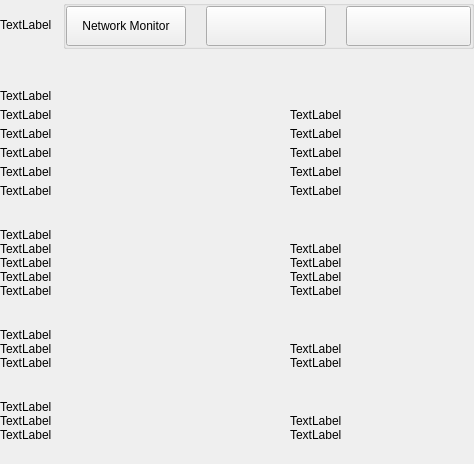
<?xml version="1.0" encoding="UTF-8"?>
<ui version="4.0">
 <class>SettingsInformationWidget</class>
 <widget class="QWidget" name="SettingsInformationWidget">
  <property name="geometry">
   <rect>
    <x>0</x>
    <y>0</y>
    <width>474</width>
    <height>464</height>
   </rect>
  </property>
  <property name="windowTitle">
   <string>Form</string>
  </property>
  <layout class="QVBoxLayout" name="verticalLayout">
   <property name="spacing">
    <number>0</number>
   </property>
   <property name="leftMargin">
    <number>0</number>
   </property>
   <property name="topMargin">
    <number>0</number>
   </property>
   <property name="rightMargin">
    <number>0</number>
   </property>
   <property name="bottomMargin">
    <number>0</number>
   </property>
   <item>
    <widget class="QWidget" name="left" native="true">
     <layout class="QVBoxLayout" name="verticalLayout_3">
      <property name="leftMargin">
       <number>0</number>
      </property>
      <property name="topMargin">
       <number>0</number>
      </property>
      <property name="rightMargin">
       <number>0</number>
      </property>
      <property name="bottomMargin">
       <number>0</number>
      </property>
      <item>
       <layout class="QVBoxLayout" name="verticalLayout_2">
        <property name="spacing">
         <number>0</number>
        </property>
        <item>
         <layout class="QHBoxLayout" name="horizontalLayout_3">
          <property name="spacing">
           <number>0</number>
          </property>
          <item>
           <widget class="QLabel" name="labelTitle">
            <property name="text">
             <string>TextLabel</string>
            </property>
           </widget>
          </item>
          <item>
           <spacer name="horizontalSpacer">
            <property name="orientation">
             <enum>Qt::Horizontal</enum>
            </property>
            <property name="sizeHint" stdset="0">
             <size>
              <width>40</width>
              <height>20</height>
             </size>
            </property>
           </spacer>
          </item>
          <item>
           <widget class="QGroupBox" name="groupBox">
            <property name="title">
             <string/>
            </property>
            <layout class="QHBoxLayout" name="horizontalLayout_4">
             <property name="spacing">
              <number>20</number>
             </property>
             <property name="leftMargin">
              <number>0</number>
             </property>
             <property name="topMargin">
              <number>0</number>
             </property>
             <property name="rightMargin">
              <number>0</number>
             </property>
             <property name="bottomMargin">
              <number>0</number>
             </property>
             <item>
              <widget class="QPushButton" name="pushButtonNetworkMonitor">
               <property name="minimumSize">
                <size>
                 <width>120</width>
                 <height>40</height>
                </size>
               </property>
               <property name="maximumSize">
                <size>
                 <width>16777215</width>
                 <height>40</height>
                </size>
               </property>
               <property name="focusPolicy">
                <enum>Qt::NoFocus</enum>
               </property>
               <property name="text">
                <string>Network Monitor</string>
               </property>
              </widget>
             </item>
             <item>
              <widget class="QPushButton" name="pushButtonBackups">
               <property name="minimumSize">
                <size>
                 <width>120</width>
                 <height>40</height>
                </size>
               </property>
               <property name="maximumSize">
                <size>
                 <width>120</width>
                 <height>40</height>
                </size>
               </property>
               <property name="focusPolicy">
                <enum>Qt::NoFocus</enum>
               </property>
               <property name="text">
                <string/>
               </property>
               <property name="checkable">
                <bool>false</bool>
               </property>
               <property name="autoExclusive">
                <bool>false</bool>
               </property>
              </widget>
             </item>
             <item>
              <widget class="QPushButton" name="pushButtonFile">
               <property name="minimumSize">
                <size>
                 <width>125</width>
                 <height>40</height>
                </size>
               </property>
               <property name="maximumSize">
                <size>
                 <width>125</width>
                 <height>40</height>
                </size>
               </property>
               <property name="focusPolicy">
                <enum>Qt::NoFocus</enum>
               </property>
               <property name="text">
                <string/>
               </property>
               <property name="checkable">
                <bool>false</bool>
               </property>
               <property name="checked">
                <bool>false</bool>
               </property>
               <property name="autoExclusive">
                <bool>false</bool>
               </property>
              </widget>
             </item>
            </layout>
           </widget>
          </item>
         </layout>
        </item>
        <item>
         <spacer name="verticalSpacer_2">
          <property name="orientation">
           <enum>Qt::Vertical</enum>
          </property>
          <property name="sizeType">
           <enum>QSizePolicy::Fixed</enum>
          </property>
          <property name="sizeHint" stdset="0">
           <size>
            <width>20</width>
            <height>40</height>
           </size>
          </property>
         </spacer>
        </item>
        <item>
         <widget class="QWidget" name="layoutOptions1" native="true">
          <layout class="QVBoxLayout" name="verticalLayout_9">
           <property name="spacing">
            <number>5</number>
           </property>
           <property name="leftMargin">
            <number>0</number>
           </property>
           <property name="topMargin">
            <number>0</number>
           </property>
           <property name="rightMargin">
            <number>0</number>
           </property>
           <property name="bottomMargin">
            <number>10</number>
           </property>
           <item>
            <widget class="QLabel" name="labelTitleGeneral">
             <property name="text">
              <string>TextLabel</string>
             </property>
            </widget>
           </item>
           <item>
            <layout class="QHBoxLayout" name="horizontalLayout" stretch="0,1">
             <property name="spacing">
              <number>0</number>
             </property>
             <item>
              <widget class="QLabel" name="labelTitleClient">
               <property name="minimumSize">
                <size>
                 <width>290</width>
                 <height>0</height>
                </size>
               </property>
               <property name="maximumSize">
                <size>
                 <width>290</width>
                 <height>16777215</height>
                </size>
               </property>
               <property name="text">
                <string>TextLabel</string>
               </property>
              </widget>
             </item>
             <item>
              <widget class="QLabel" name="labelInfoClient">
               <property name="text">
                <string>TextLabel</string>
               </property>
              </widget>
             </item>
            </layout>
           </item>
           <item>
            <layout class="QHBoxLayout" name="horizontalAgent" stretch="0,1">
             <property name="spacing">
              <number>0</number>
             </property>
             <item>
              <widget class="QLabel" name="labelTitleAgent">
               <property name="minimumSize">
                <size>
                 <width>290</width>
                 <height>0</height>
                </size>
               </property>
               <property name="maximumSize">
                <size>
                 <width>290</width>
                 <height>16777215</height>
                </size>
               </property>
               <property name="text">
                <string>TextLabel</string>
               </property>
              </widget>
             </item>
             <item>
              <widget class="QLabel" name="labelInfoAgent">
               <property name="text">
                <string>TextLabel</string>
               </property>
              </widget>
             </item>
            </layout>
           </item>
           <item>
            <layout class="QHBoxLayout" name="horizontalBerkely" stretch="0,1">
             <property name="spacing">
              <number>0</number>
             </property>
             <item>
              <widget class="QLabel" name="labelTitleBerkeley">
               <property name="minimumSize">
                <size>
                 <width>290</width>
                 <height>0</height>
                </size>
               </property>
               <property name="maximumSize">
                <size>
                 <width>290</width>
                 <height>16777215</height>
                </size>
               </property>
               <property name="text">
                <string>TextLabel</string>
               </property>
              </widget>
             </item>
             <item>
              <widget class="QLabel" name="labelInfoBerkeley">
               <property name="text">
                <string>TextLabel</string>
               </property>
              </widget>
             </item>
            </layout>
           </item>
           <item>
            <layout class="QHBoxLayout" name="horizontalDataDir" stretch="0,1">
             <property name="spacing">
              <number>0</number>
             </property>
             <item>
              <widget class="QLabel" name="labelTitleDataDir">
               <property name="minimumSize">
                <size>
                 <width>290</width>
                 <height>0</height>
                </size>
               </property>
               <property name="maximumSize">
                <size>
                 <width>290</width>
                 <height>16777215</height>
                </size>
               </property>
               <property name="text">
                <string>TextLabel</string>
               </property>
              </widget>
             </item>
             <item>
              <widget class="QLabel" name="labelInfoDataDir">
               <property name="text">
                <string>TextLabel</string>
               </property>
               <property name="wordWrap">
                <bool>true</bool>
               </property>
              </widget>
             </item>
            </layout>
           </item>
           <item>
            <layout class="QHBoxLayout" name="horizontalTime" stretch="0,1">
             <property name="spacing">
              <number>0</number>
             </property>
             <item>
              <widget class="QLabel" name="labelTitleTime">
               <property name="minimumSize">
                <size>
                 <width>290</width>
                 <height>0</height>
                </size>
               </property>
               <property name="maximumSize">
                <size>
                 <width>290</width>
                 <height>16777215</height>
                </size>
               </property>
               <property name="text">
                <string>TextLabel</string>
               </property>
              </widget>
             </item>
             <item>
              <widget class="QLabel" name="labelInfoTime">
               <property name="text">
                <string>TextLabel</string>
               </property>
              </widget>
             </item>
            </layout>
           </item>
          </layout>
         </widget>
        </item>
        <item>
         <spacer name="verticalSpacer_3">
          <property name="orientation">
           <enum>Qt::Vertical</enum>
          </property>
          <property name="sizeType">
           <enum>QSizePolicy::Minimum</enum>
          </property>
          <property name="sizeHint" stdset="0">
           <size>
            <width>20</width>
            <height>20</height>
           </size>
          </property>
         </spacer>
        </item>
        <item>
         <widget class="QLabel" name="labelTitleNetwork">
          <property name="text">
           <string>TextLabel</string>
          </property>
         </widget>
        </item>
        <item>
         <layout class="QHBoxLayout" name="horizontalName" stretch="0,1">
          <property name="spacing">
           <number>0</number>
          </property>
          <item>
           <widget class="QLabel" name="labelTitleName">
            <property name="minimumSize">
             <size>
              <width>290</width>
              <height>0</height>
             </size>
            </property>
            <property name="maximumSize">
             <size>
              <width>290</width>
              <height>16777215</height>
             </size>
            </property>
            <property name="text">
             <string>TextLabel</string>
            </property>
           </widget>
          </item>
          <item>
           <widget class="QLabel" name="labelInfoName">
            <property name="text">
             <string>TextLabel</string>
            </property>
           </widget>
          </item>
         </layout>
        </item>
           <item>
            <layout class="QHBoxLayout" name="horizontalMasternode" stretch="0,1">
             <property name="spacing">
              <number>0</number>
             </property>
             <item>
              <widget class="QLabel" name="labelTitleMasternode">
               <property name="minimumSize">
                <size>
                 <width>290</width>
                 <height>0</height>
                </size>
               </property>
               <property name="maximumSize">
                <size>
                 <width>290</width>
                 <height>16777215</height>
                </size>
               </property>
               <property name="text">
                <string>TextLabel</string>
               </property>
              </widget>
             </item>
             <item>
              <widget class="QLabel" name="labelInfoMasternodeCount">
               <property name="text">
                <string>TextLabel</string>
               </property>
              </widget>
             </item>
            </layout>
           </item>
        <item>
         <layout class="QHBoxLayout" name="horizontalmnroi" stretch="0,1">
          <property name="spacing">
           <number>0</number>
          </property>
          <item>
           <widget class="QLabel" name="labelTitlemnroi">
            <property name="minimumSize">
             <size>
              <width>290</width>
              <height>0</height>
             </size>
            </property>
            <property name="maximumSize">
             <size>
              <width>290</width>
              <height>16777215</height>
             </size>
            </property>
            <property name="text">
             <string>TextLabel</string>
            </property>
           </widget>
          </item>
          <item>
           <widget class="QLabel" name="labelInfomnroi">
            <property name="text">
             <string>TextLabel</string>
            </property>
           </widget>
          </item>
         </layout>
        </item>
        <item>
         <widget class="QWidget" name="layoutOptions2" native="true">
          <layout class="QHBoxLayout" name="horizontalConnections" stretch="0,1">
           <property name="spacing">
            <number>0</number>
           </property>
           <property name="leftMargin">
            <number>0</number>
           </property>
           <property name="topMargin">
            <number>0</number>
           </property>
           <property name="rightMargin">
            <number>0</number>
           </property>
           <property name="bottomMargin">
            <number>10</number>
           </property>
           <item>
            <widget class="QLabel" name="labelTitleConnections">
             <property name="minimumSize">
              <size>
               <width>290</width>
               <height>0</height>
              </size>
             </property>
             <property name="maximumSize">
              <size>
               <width>290</width>
               <height>16777215</height>
              </size>
             </property>
             <property name="text">
              <string>TextLabel</string>
             </property>
            </widget>
           </item>
           <item>
            <widget class="QLabel" name="labelInfoConnections">
             <property name="text">
              <string>TextLabel</string>
             </property>
            </widget>
           </item>
          </layout>
         </widget>
        </item>
        <item>
         <spacer name="verticalSpacer_4">
          <property name="orientation">
           <enum>Qt::Vertical</enum>
          </property>
          <property name="sizeType">
           <enum>QSizePolicy::Minimum</enum>
          </property>
          <property name="sizeHint" stdset="0">
           <size>
            <width>20</width>
            <height>20</height>
           </size>
          </property>
         </spacer>
        </item>
        <item>
         <widget class="QLabel" name="labelTitleBlockchain">
          <property name="text">
           <string>TextLabel</string>
          </property>
         </widget>
        </item>
        <item>
         <layout class="QHBoxLayout" name="horizontalBlockNumber" stretch="0,1">
          <property name="spacing">
           <number>0</number>
          </property>
          <item>
           <widget class="QLabel" name="labelTitleBlockNumber">
            <property name="minimumSize">
             <size>
              <width>290</width>
              <height>0</height>
             </size>
            </property>
            <property name="maximumSize">
             <size>
              <width>290</width>
              <height>16777215</height>
             </size>
            </property>
            <property name="text">
             <string>TextLabel</string>
            </property>
           </widget>
          </item>
          <item>
           <widget class="QLabel" name="labelInfoBlockNumber">
            <property name="text">
             <string>TextLabel</string>
            </property>
           </widget>
          </item>
         </layout>
        </item>
        <item>
         <widget class="QWidget" name="layoutOptions3" native="true">
          <layout class="QHBoxLayout" name="horizontalBlockTime" stretch="0,1">
           <property name="spacing">
            <number>0</number>
           </property>
           <property name="leftMargin">
            <number>0</number>
           </property>
           <property name="topMargin">
            <number>0</number>
           </property>
           <property name="rightMargin">
            <number>0</number>
           </property>
           <property name="bottomMargin">
            <number>10</number>
           </property>
           <item>
            <widget class="QLabel" name="labelTitleBlockTime">
             <property name="minimumSize">
              <size>
               <width>290</width>
               <height>0</height>
              </size>
             </property>
             <property name="maximumSize">
              <size>
               <width>290</width>
               <height>16777215</height>
              </size>
             </property>
             <property name="text">
              <string>TextLabel</string>
             </property>
            </widget>
           </item>
           <item>
            <widget class="QLabel" name="labelInfoBlockTime">
             <property name="text">
              <string>TextLabel</string>
             </property>
            </widget>
           </item>
          </layout>
         </widget>
        </item>
        <item>
         <spacer name="verticalSpacer_5">
          <property name="orientation">
           <enum>Qt::Vertical</enum>
          </property>
          <property name="sizeType">
           <enum>QSizePolicy::Fixed</enum>
          </property>
          <property name="sizeHint" stdset="0">
           <size>
            <width>20</width>
            <height>20</height>
           </size>
          </property>
         </spacer>
        </item>
        <item>
         <widget class="QLabel" name="labelTitleMemory">
          <property name="text">
           <string>TextLabel</string>
          </property>
         </widget>
        </item>
        <item>
         <layout class="QHBoxLayout" name="horizontalNumberTransactions" stretch="0,1">
          <property name="spacing">
           <number>0</number>
          </property>
          <item>
           <widget class="QLabel" name="labelTitleNumberTransactions">
            <property name="minimumSize">
             <size>
              <width>290</width>
              <height>0</height>
             </size>
            </property>
            <property name="maximumSize">
             <size>
              <width>290</width>
              <height>16777215</height>
             </size>
            </property>
            <property name="text">
             <string>TextLabel</string>
            </property>
           </widget>
          </item>
          <item>
           <widget class="QLabel" name="labelInfoNumberTransactions">
            <property name="text">
             <string>TextLabel</string>
            </property>
           </widget>
          </item>
         </layout>
        </item>
        <item>
         <layout class="QHBoxLayout" name="horizontalNumberTransactions" stretch="0,1">
          <property name="spacing">
           <number>0</number>
          </property>
          <item>
           <widget class="QLabel" name="labelTitleMem">
            <property name="minimumSize">
             <size>
              <width>290</width>
              <height>0</height>
             </size>
            </property>
            <property name="maximumSize">
             <size>
              <width>290</width>
              <height>16777215</height>
             </size>
            </property>
            <property name="text">
             <string>TextLabel</string>
            </property>
           </widget>
          </item>
          <item>
           <widget class="QLabel" name="labelInfoMem">
            <property name="text">
             <string>TextLabel</string>
            </property>
           </widget>
          </item>
         </layout>
        </item>
        <item>
         <spacer name="verticalSpacer">
          <property name="orientation">
           <enum>Qt::Vertical</enum>
          </property>
          <property name="sizeHint" stdset="0">
           <size>
            <width>20</width>
            <height>40</height>
           </size>
          </property>
         </spacer>
        </item>
       </layout>
      </item>
     </layout>
    </widget>
   </item>
  </layout>
 </widget>
 <resources/>
 <connections/>
</ui>
